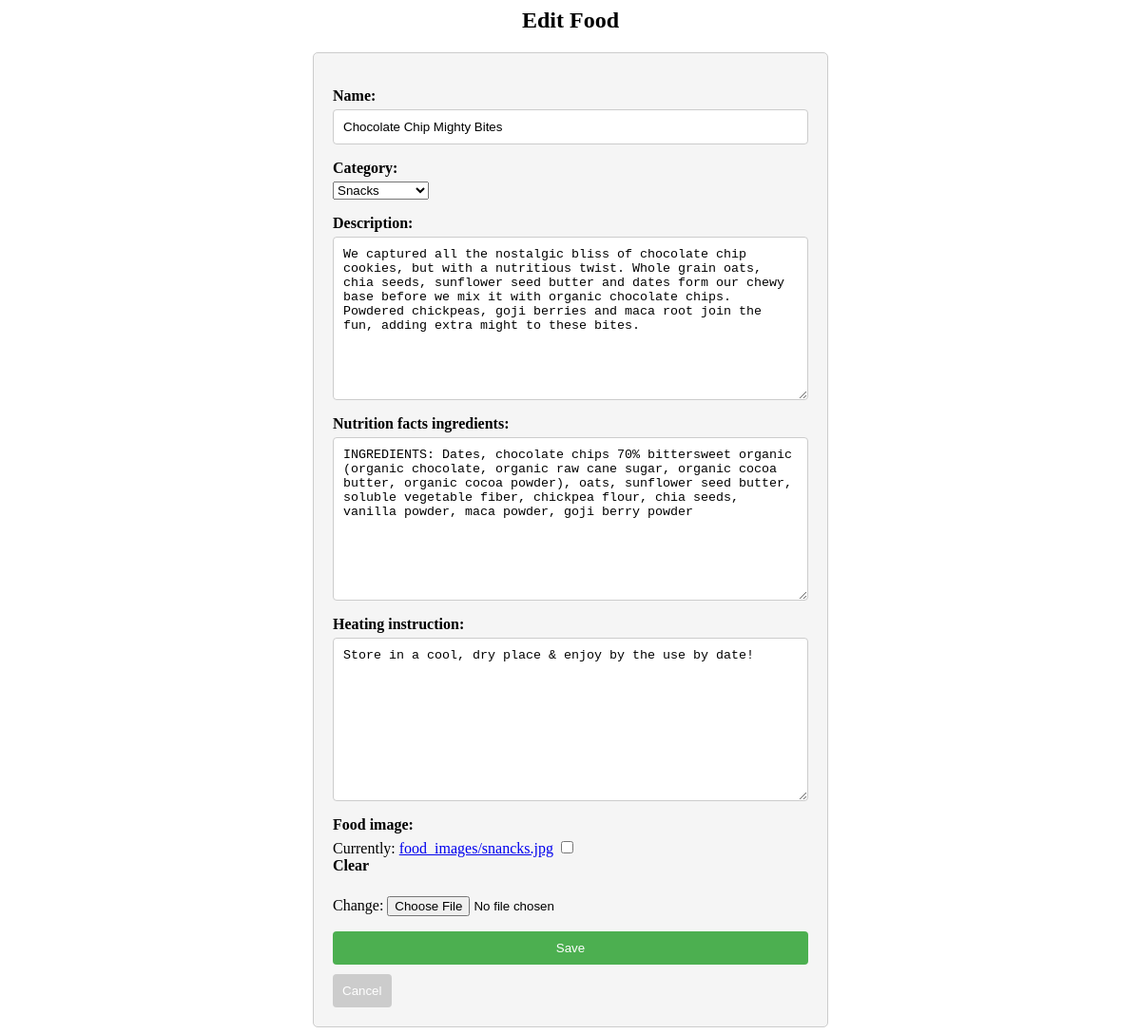
Page /food/5/edit/ on the committed database.
### menu/models.py (models this page shows, shortened)
class Food(models.Model):
    name = models.CharField(max_length=100)
    category = models.ForeignKey(Category, on_delete=models.CASCADE)
    description = models.TextField(default="")
    nutrition_facts_ingredients = models.TextField(
        default="Facts not available")
    heating_instruction = models.TextField(
        default="Instructions not available")
    food_image = models.ImageField(
        upload_to='food_images', null=True, blank=True)
    cost_per_item = models.DecimalField(
        max_digits=10, decimal_places=2, default=0.00)
    filters = models.ManyToManyField(FilterOption)

class Category(models.Model):
    category = models.CharField(max_length=100, blank=True, null=True)
    def __str__(self):
        return self.category

### menu/views.py (the view, shortened to what this page needs)
class EditFoodView(UpdateView):
    model = Food
    form_class = FoodForm
    template_name = 'menu/edit_food.html'

### menu/froms.py
class FoodForm(forms.ModelForm):
    class Meta:
        model = Food
        fields = ['name', 'category', 'description',
                  'nutrition_facts_ingredients', 'heating_instruction', 'food_image']

### templates/menu/edit_food.html (shortened to what this page needs)
<h2 style="text-align: center;">Edit Food</h2>
<form method="post" enctype="multipart/form-data">
  {{ form.as_p }}
  <button type="submit">Save</button>
  <a href="{% url 'food-detail' food_id=food.id %}" class="back-button"><button>Cancel</button></a>
</form>

### templates/menu/edit_food.html (style rules this page uses)
form { max-width: 500px; margin: 0 auto; padding: 20px; background-color: #f5f5f5; border: 1px solid #ccc; border-radius: 5px; }
h2 { text-align: center; margin-bottom: 20px; }
label { display: block; font-weight: bold; margin-bottom: 5px; }
input[type="text"], textarea { width: 100%; padding: 10px; border: 1px solid #ccc; border-radius: 4px; }
button[type="submit"] { display: block; width: 100%; padding: 10px; background-color: #4caf50; color: #fff; border: none; border-radius: 4px; cursor: pointer; }
.back-button { display: inline-block; margin-top: 10px; }
.back-button button { background-color: #ccc; color: #fff; border: none; padding: 10px; border-radius: 4px; cursor: pointer; }

### rows in the picture
Food: name "Chocolate Chip Mighty Bites", description "We captured all the nostalgic bliss of chocolate chip cookies, but with a nutritious twist. Whole grain oats, chia seeds, sunflower seed butter and dates form our chewy base before we mix it with organic chocolate chips. Powdered chickpeas, goji berries and maca root join the fun, adding extra might to these bites.", nutrition_facts_ingredients "INGREDIENTS: Dates, chocolate chips 70% bittersweet organic (organic chocolate, organic raw cane sugar, organic cocoa butter, organic cocoa powder), oats, sunflower seed butter, soluble vegetable fiber, chickpea flour, chia seeds, vanilla powder, maca powder, goji berry powder", heating_instruction "Store in a cool, dry place & enjoy by the use by date!"
Category: category "Snacks"
